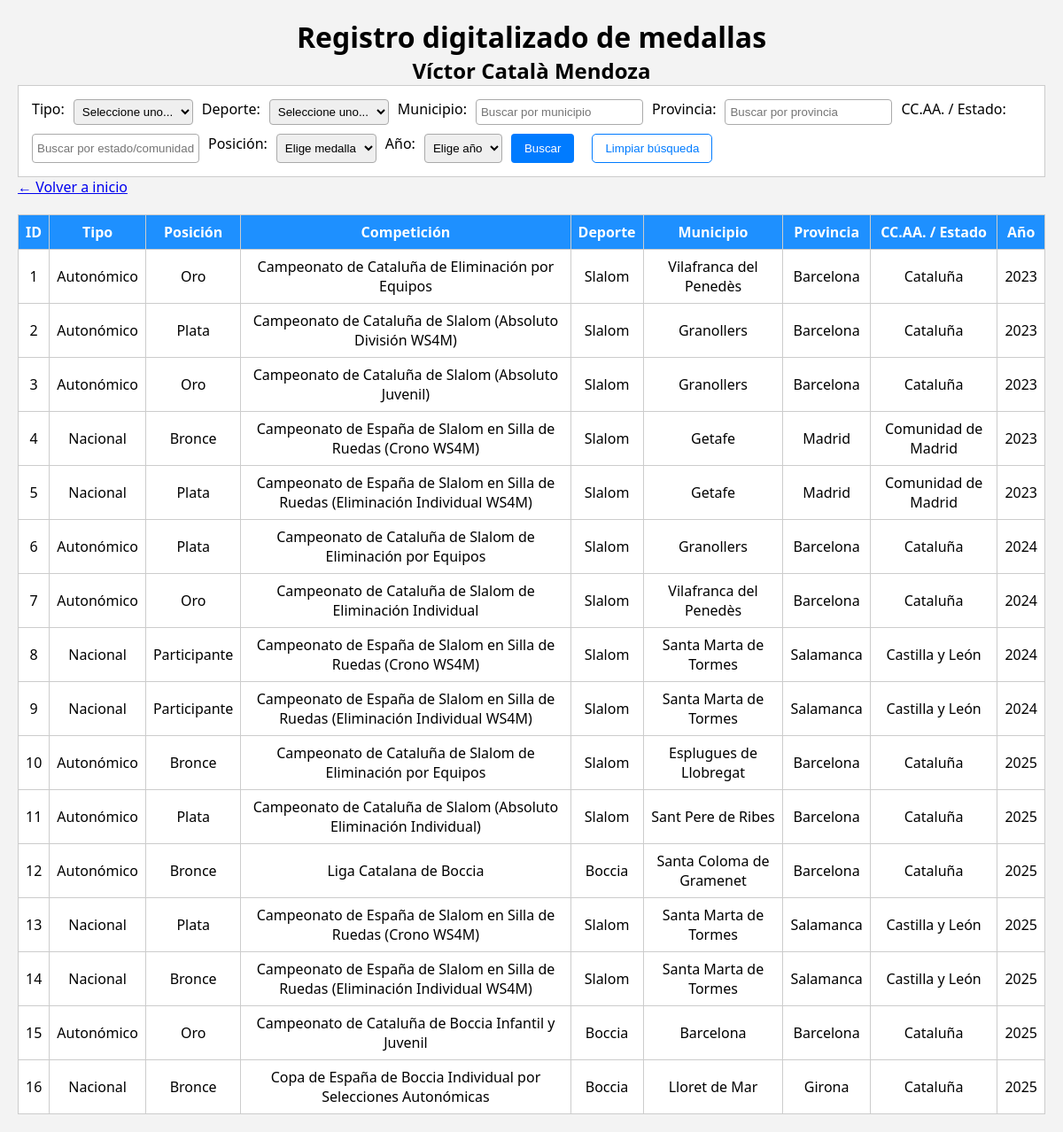
/medallero.php, run on an earlier commit of the app's database.
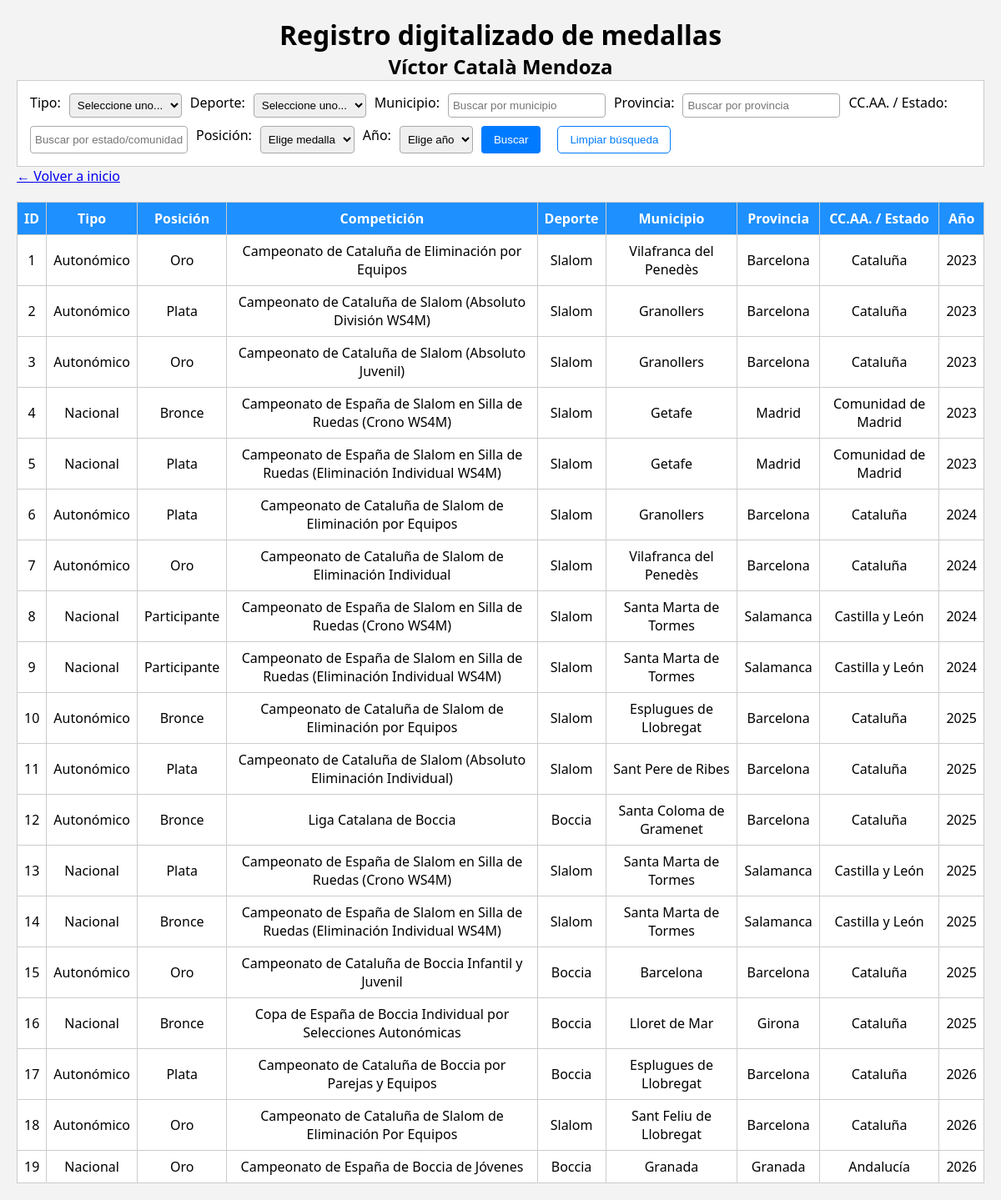
And on a later commit of the database.
### tables this page shows
CREATE TABLE medallas (
    id INT AUTO_INCREMENT PRIMARY KEY,
    tipo ENUM('Autonómico', 'Nacional', 'Internacional'),
    competicion VARCHAR(255),
    deporte VARCHAR(100),
    posicion ENUM('Oro', 'Plata', 'Bronce', 'Participante'),
    lugar VARCHAR(100),
    provincia VARCHAR(100),
    comunidad VARCHAR(100),
    pais VARCHAR(100),
    year YEAR
);

### funciones.php (called while the page is built, shortened)
<?php
function iconoMedalla($posicion)
{
    switch ($posicion) {
        default:
            return ucfirst($posicion);
    }
}
?>

### medallero.php (the view, shortened to what this page needs)
<?php include 'conexion.php';
include 'funciones.php'; ?>
<!DOCTYPE html>
<html>
<head>
    <link rel="stylesheet" href="css/index.css">
</head>
<body>
    <header>
        <h1>Registro digitalizado de medallas</h1>
        <h2>Víctor Català Mendoza</h2>
    </header>
    <form method="GET">
        Tipo:
        <select name="tipo">
            <option value="">Seleccione uno...</option>
        </select>
        Deporte:
        <select name="deporte">
            <option value="">Seleccione uno...</option>
        </select>
        Municipio:
        <input type="text" name="lugar" id="municipio" placeholder="Buscar por municipio">
        Provincia:
        <input type="text" name="provincia" id="provincia" placeholder="Buscar por provincia">
        CC.AA. / Estado:
        <input type="text" name="comunidad" id="comunidad" placeholder="Buscar por estado/comunidad autónoma">
        Posición:
        <select name="posicion">
            <option value="">Elige medalla</option>
        </select>
        Año:
        <select name="year">
            <option value="">Elige año</option>
        </select>
        <input type="submit" value="Buscar">
        <button type="button" id="limpiar-filtros">Limpiar búsqueda</button>
    </form>
    <a href="index.php">&larr; Volver a inicio</a>
    <?php
    $sql = "SELECT * FROM medallas WHERE 1=1";
    $resultado = $conexion->query($sql);
    if ($resultado->num_rows > 0): ?>
        <table>
            <tr>
                <th>ID</th>
                <th>Tipo</th>
                <th>Posición</th>
                <th>Competición</th>
                <th>Deporte</th>
                <th>Municipio</th>
                <th>Provincia</th>
                <th>CC.AA. / Estado</th>
                <th>Año</th>
            </tr>
            <?php while ($fila = $resultado->fetch_assoc()): ?>
                <tr>
                    <td><?php echo $fila['id']; ?></td>
                    <td><?php echo $fila['tipo']; ?></td>
                    <td class="<?php echo $fila['posicion']; ?>">
                        <?php echo iconoMedalla($fila['posicion']); ?>
                    </td>
                    <td><?php echo $fila['competicion']; ?></td>
                    <td><?php echo $fila['deporte']; ?></td>
                    <td><?php echo $fila['lugar']; ?></td>
                    <td><?php echo $fila['provincia']; ?></td>
                    <td><?php echo $fila['comunidad']; ?></td>
                    <td><?php echo $fila['year']; ?></td>
                </tr>
            <?php endwhile; ?>
        </table>
    <?php else: ?>
        <p>No se han encontrado resultados</p>
    <?php endif; ?>
</body>
</html>

### css/index.css (style rules this page uses)
* { box-sizing: border-box; padding: 0; margin: 0; }
body { font-family: 'Segoe UI', Tahoma, Geneva, Verdana, sans-serif; background-color: #f3f3f3; margin: 20px; }
header { text-align: center; }
form { background: #fff; padding: 15px; border: 1px solid #ccc; display: flex; flex-direction: row; flex-wrap: wrap; gap: 10px; }
input[type="text"], select { padding: 5px; border: 1px solid #aaa; border-radius: 4px; }
input[type="submit"] { padding: 6px 15px; background-color: #007BFF; color: white; border: none; border-radius: 4px; cursor: pointer; }
#limpiar-filtros { background-color: #fff; color: #007BFF; border: 1px solid #007BFF; padding: 8px 14px; border-radius: 5px; cursor: pointer; margin-left: 10px; transition: background-color 0.3s ease; }
table { width: 100%; border-collapse: collapse; margin-top: 20px; background: #fff; }
th, td { border: 1px solid #ccc; padding: 8px; text-align: center; }
th { background-color: dodgerblue; color: white; text-align: center; }

What changed in the data, as far as the page shows it:
added medallas: id "17", tipo "Autonómico", posicion "Plata", competicion "Campeonato de Cataluña de Boccia por Parejas y Equipos", deporte "Boccia", lugar "Esplugues de Llobregat", provincia "Barcelona", comunidad "Cataluña", year "2026"
added medallas: id "18", tipo "Autonómico", posicion "Oro", competicion "Campeonato de Cataluña de Slalom de Eliminación Por Equipos", deporte "Slalom", lugar "Sant Feliu de Llobregat", provincia "Barcelona", comunidad "Cataluña", year "2026"
added medallas: id "19", tipo "Nacional", posicion "Oro", competicion "Campeonato de España de Boccia de Jóvenes", deporte "Boccia", lugar "Granada", provincia "Granada", comunidad "Andalucía", year "2026"
